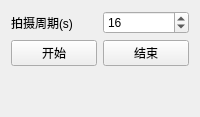
        <widget class="QWidget" name="tab">
         <attribute name="title">
          <string>相机</string>
         </attribute>
         <layout class="QGridLayout" name="gridLayout_11">
          <item row="2" column="0">
           <widget class="QPushButton" name="btn_cameraEnable">
            <property name="toolTip">
             <string>使能相机，在指定延迟时间后，根据PPS信号产生触发</string>
            </property>
            <property name="text">
             <string>开始</string>
            </property>
           </widget>
          </item>
          <item row="0" column="0">
           <widget class="QLabel" name="label_30">
            <property name="text">
             <string>拍摄周期(s)</string>
            </property>
           </widget>
          </item>
          <item row="3" column="0">
           <spacer name="verticalSpacer_5">
            <property name="orientation">
             <enum>Qt::Vertical</enum>
            </property>
            <property name="sizeHint" stdset="0">
             <size>
              <width>20</width>
              <height>40</height>
             </size>
            </property>
           </spacer>
          </item>
          <item row="2" column="1">
           <widget class="QPushButton" name="btn_cameraDisable">
            <property name="text">
             <string>结束</string>
            </property>
           </widget>
          </item>
          <item row="0" column="1">
           <widget class="QSpinBox" name="spinBox_cameraPeriod">
            <property name="minimum">
             <number>1</number>
            </property>
            <property name="maximum">
             <number>32</number>
            </property>
            <property name="value">
             <number>16</number>
            </property>
           </widget>
          </item>
         </layout>
        </widget>
